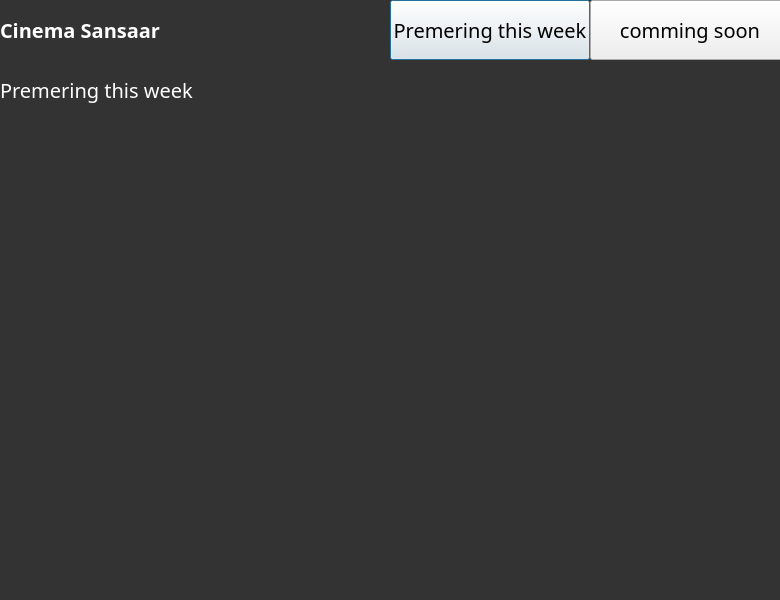
<?xml version="1.0" encoding="UTF-8"?>
<ui version="4.0">
 <class>homepage</class>
 <widget class="QDialog" name="homepage">
  <property name="geometry">
   <rect>
    <x>0</x>
    <y>0</y>
    <width>780</width>
    <height>600</height>
   </rect>
  </property>
  <property name="windowTitle">
   <string>Dialog</string>
  </property>
  <property name="styleSheet">
   <string notr="true">*{
        font-family:century gothic;
        font-size:20px;
}
QFrame{
        background:#333
}</string>
  </property>
  <widget class="QFrame" name="frame2">
   <property name="geometry">
    <rect>
     <x>0</x>
     <y>0</y>
     <width>780</width>
     <height>600</height>
    </rect>
   </property>
   <property name="minimumSize">
    <size>
     <width>780</width>
     <height>600</height>
    </size>
   </property>
   <property name="maximumSize">
    <size>
     <width>1920</width>
     <height>1080</height>
    </size>
   </property>
   <property name="frameShape">
    <enum>QFrame::StyledPanel</enum>
   </property>
   <property name="frameShadow">
    <enum>QFrame::Raised</enum>
   </property>
   <widget class="QLabel" name="label">
    <property name="geometry">
     <rect>
      <x>0</x>
      <y>0</y>
      <width>390</width>
      <height>60</height>
     </rect>
    </property>
    <property name="text">
     <string>&lt;html&gt;&lt;head/&gt;&lt;body&gt;&lt;p&gt;&lt;span style=&quot; font-size:15pt; font-weight:700; color:#ffffff;&quot;&gt;Cinema Sansaar&lt;/span&gt;&lt;/p&gt;&lt;/body&gt;&lt;/html&gt;</string>
    </property>
   </widget>
   <widget class="QStackedWidget" name="stackedWidget">
    <property name="geometry">
     <rect>
      <x>0</x>
      <y>60</y>
      <width>780</width>
      <height>540</height>
     </rect>
    </property>
    <property name="currentIndex">
     <number>0</number>
    </property>
    <widget class="QWidget" name="page">
     <widget class="QLabel" name="label_2">
      <property name="geometry">
       <rect>
        <x>0</x>
        <y>0</y>
        <width>390</width>
        <height>60</height>
       </rect>
      </property>
      <property name="text">
       <string>&lt;html&gt;&lt;head/&gt;&lt;body&gt;&lt;p&gt;&lt;span style=&quot; font-size:15pt; color:#ffffff;&quot;&gt;Premering this week&lt;/span&gt;&lt;/p&gt;&lt;/body&gt;&lt;/html&gt;</string>
      </property>
     </widget>
    </widget>
    <widget class="QWidget" name="page_2">
     <widget class="QLabel" name="label_3">
      <property name="geometry">
       <rect>
        <x>0</x>
        <y>0</y>
        <width>390</width>
        <height>60</height>
       </rect>
      </property>
      <property name="text">
       <string>&lt;html&gt;&lt;head/&gt;&lt;body&gt;&lt;p&gt;&lt;span style=&quot; font-size:15pt; color:#ffffff;&quot;&gt;Comming Soon&lt;/span&gt;&lt;/p&gt;&lt;/body&gt;&lt;/html&gt;</string>
      </property>
     </widget>
    </widget>
   </widget>
   <widget class="QPushButton" name="pushButton">
    <property name="geometry">
     <rect>
      <x>390</x>
      <y>0</y>
      <width>200</width>
      <height>60</height>
     </rect>
    </property>
    <property name="text">
     <string>Premering this week</string>
    </property>
   </widget>
   <widget class="QPushButton" name="pushButton_2">
    <property name="geometry">
     <rect>
      <x>590</x>
      <y>0</y>
      <width>200</width>
      <height>60</height>
     </rect>
    </property>
    <property name="text">
     <string>comming soon</string>
    </property>
   </widget>
  </widget>
 </widget>
 <resources/>
 <connections/>
</ui>
